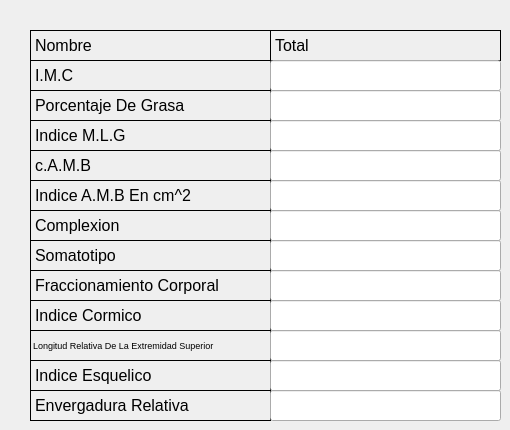
    <widget class="QWidget" name="tab_5">
     <attribute name="title">
      <string>salida</string>
     </attribute>
     <widget class="QLabel" name="label_92">
      <property name="geometry">
       <rect>
        <x>30</x>
        <y>30</y>
        <width>241</width>
        <height>31</height>
       </rect>
      </property>
      <property name="font">
       <font>
        <pointsize>12</pointsize>
       </font>
      </property>
      <property name="frameShape">
       <enum>QFrame::Box</enum>
      </property>
      <property name="frameShadow">
       <enum>QFrame::Plain</enum>
      </property>
      <property name="text">
       <string>Nombre</string>
      </property>
      <property name="scaledContents">
       <bool>false</bool>
      </property>
     </widget>
     <widget class="QLabel" name="label_93">
      <property name="geometry">
       <rect>
        <x>270</x>
        <y>30</y>
        <width>231</width>
        <height>31</height>
       </rect>
      </property>
      <property name="font">
       <font>
        <pointsize>12</pointsize>
       </font>
      </property>
      <property name="frameShape">
       <enum>QFrame::Box</enum>
      </property>
      <property name="frameShadow">
       <enum>QFrame::Plain</enum>
      </property>
      <property name="text">
       <string>Total</string>
      </property>
      <property name="scaledContents">
       <bool>false</bool>
      </property>
     </widget>
     <widget class="QLabel" name="label_94">
      <property name="geometry">
       <rect>
        <x>30</x>
        <y>60</y>
        <width>241</width>
        <height>31</height>
       </rect>
      </property>
      <property name="font">
       <font>
        <pointsize>12</pointsize>
       </font>
      </property>
      <property name="frameShape">
       <enum>QFrame::Box</enum>
      </property>
      <property name="frameShadow">
       <enum>QFrame::Plain</enum>
      </property>
      <property name="text">
       <string>I.M.C</string>
      </property>
      <property name="scaledContents">
       <bool>false</bool>
      </property>
     </widget>
     <widget class="QLabel" name="label_95">
      <property name="geometry">
       <rect>
        <x>30</x>
        <y>90</y>
        <width>241</width>
        <height>31</height>
       </rect>
      </property>
      <property name="font">
       <font>
        <pointsize>12</pointsize>
       </font>
      </property>
      <property name="frameShape">
       <enum>QFrame::Box</enum>
      </property>
      <property name="frameShadow">
       <enum>QFrame::Plain</enum>
      </property>
      <property name="text">
       <string>Porcentaje De Grasa</string>
      </property>
      <property name="scaledContents">
       <bool>false</bool>
      </property>
     </widget>
     <widget class="QLabel" name="label_96">
      <property name="geometry">
       <rect>
        <x>30</x>
        <y>120</y>
        <width>241</width>
        <height>31</height>
       </rect>
      </property>
      <property name="font">
       <font>
        <pointsize>12</pointsize>
       </font>
      </property>
      <property name="frameShape">
       <enum>QFrame::Box</enum>
      </property>
      <property name="frameShadow">
       <enum>QFrame::Plain</enum>
      </property>
      <property name="text">
       <string>Indice M.L.G</string>
      </property>
      <property name="scaledContents">
       <bool>false</bool>
      </property>
     </widget>
     <widget class="QLabel" name="label_97">
      <property name="geometry">
       <rect>
        <x>30</x>
        <y>150</y>
        <width>241</width>
        <height>31</height>
       </rect>
      </property>
      <property name="font">
       <font>
        <pointsize>12</pointsize>
       </font>
      </property>
      <property name="frameShape">
       <enum>QFrame::Box</enum>
      </property>
      <property name="frameShadow">
       <enum>QFrame::Plain</enum>
      </property>
      <property name="text">
       <string>c.A.M.B</string>
      </property>
      <property name="scaledContents">
       <bool>false</bool>
      </property>
     </widget>
     <widget class="QLabel" name="label_98">
      <property name="geometry">
       <rect>
        <x>30</x>
        <y>180</y>
        <width>241</width>
        <height>31</height>
       </rect>
      </property>
      <property name="font">
       <font>
        <pointsize>12</pointsize>
       </font>
      </property>
      <property name="frameShape">
       <enum>QFrame::Box</enum>
      </property>
      <property name="frameShadow">
       <enum>QFrame::Plain</enum>
      </property>
      <property name="text">
       <string>Indice A.M.B En cm^2</string>
      </property>
      <property name="scaledContents">
       <bool>false</bool>
      </property>
     </widget>
     <widget class="QLabel" name="label_99">
      <property name="geometry">
       <rect>
        <x>30</x>
        <y>210</y>
        <width>241</width>
        <height>31</height>
       </rect>
      </property>
      <property name="font">
       <font>
        <pointsize>12</pointsize>
       </font>
      </property>
      <property name="frameShape">
       <enum>QFrame::Box</enum>
      </property>
      <property name="frameShadow">
       <enum>QFrame::Plain</enum>
      </property>
      <property name="text">
       <string>Complexion</string>
      </property>
      <property name="scaledContents">
       <bool>false</bool>
      </property>
     </widget>
     <widget class="QLabel" name="label_100">
      <property name="geometry">
       <rect>
        <x>30</x>
        <y>240</y>
        <width>241</width>
        <height>31</height>
       </rect>
      </property>
      <property name="font">
       <font>
        <pointsize>12</pointsize>
       </font>
      </property>
      <property name="frameShape">
       <enum>QFrame::Box</enum>
      </property>
      <property name="frameShadow">
       <enum>QFrame::Plain</enum>
      </property>
      <property name="text">
       <string>Somatotipo</string>
      </property>
      <property name="scaledContents">
       <bool>false</bool>
      </property>
     </widget>
     <widget class="QLabel" name="label_101">
      <property name="geometry">
       <rect>
        <x>30</x>
        <y>270</y>
        <width>241</width>
        <height>31</height>
       </rect>
      </property>
      <property name="font">
       <font>
        <pointsize>12</pointsize>
       </font>
      </property>
      <property name="frameShape">
       <enum>QFrame::Box</enum>
      </property>
      <property name="frameShadow">
       <enum>QFrame::Plain</enum>
      </property>
      <property name="text">
       <string>Fraccionamiento Corporal</string>
      </property>
      <property name="scaledContents">
       <bool>false</bool>
      </property>
     </widget>
     <widget class="QLabel" name="label_102">
      <property name="geometry">
       <rect>
        <x>30</x>
        <y>300</y>
        <width>241</width>
        <height>31</height>
       </rect>
      </property>
      <property name="font">
       <font>
        <pointsize>12</pointsize>
       </font>
      </property>
      <property name="frameShape">
       <enum>QFrame::Box</enum>
      </property>
      <property name="frameShadow">
       <enum>QFrame::Plain</enum>
      </property>
      <property name="text">
       <string>Indice Cormico</string>
      </property>
      <property name="scaledContents">
       <bool>false</bool>
      </property>
     </widget>
     <widget class="QLabel" name="label_103">
      <property name="geometry">
       <rect>
        <x>30</x>
        <y>330</y>
        <width>241</width>
        <height>31</height>
       </rect>
      </property>
      <property name="font">
       <font>
        <pointsize>7</pointsize>
       </font>
      </property>
      <property name="frameShape">
       <enum>QFrame::Box</enum>
      </property>
      <property name="frameShadow">
       <enum>QFrame::Plain</enum>
      </property>
      <property name="text">
       <string>Longitud Relativa De La Extremidad Superior</string>
      </property>
      <property name="scaledContents">
       <bool>false</bool>
      </property>
     </widget>
     <widget class="QLabel" name="label_104">
      <property name="geometry">
       <rect>
        <x>30</x>
        <y>360</y>
        <width>241</width>
        <height>31</height>
       </rect>
      </property>
      <property name="font">
       <font>
        <pointsize>12</pointsize>
       </font>
      </property>
      <property name="frameShape">
       <enum>QFrame::Box</enum>
      </property>
      <property name="frameShadow">
       <enum>QFrame::Plain</enum>
      </property>
      <property name="text">
       <string>Indice Esquelico</string>
      </property>
      <property name="scaledContents">
       <bool>false</bool>
      </property>
     </widget>
     <widget class="QLineEdit" name="lineEdit_236">
      <property name="geometry">
       <rect>
        <x>270</x>
        <y>60</y>
        <width>231</width>
        <height>31</height>
       </rect>
      </property>
      <property name="font">
       <font>
        <pointsize>12</pointsize>
       </font>
      </property>
      <property name="text">
       <string/>
      </property>
     </widget>
     <widget class="QLineEdit" name="lineEdit_237">
      <property name="geometry">
       <rect>
        <x>270</x>
        <y>90</y>
        <width>231</width>
        <height>31</height>
       </rect>
      </property>
      <property name="font">
       <font>
        <pointsize>12</pointsize>
       </font>
      </property>
      <property name="text">
       <string/>
      </property>
     </widget>
     <widget class="QLineEdit" name="lineEdit_238">
      <property name="geometry">
       <rect>
        <x>270</x>
        <y>120</y>
        <width>231</width>
        <height>31</height>
       </rect>
      </property>
      <property name="font">
       <font>
        <pointsize>12</pointsize>
       </font>
      </property>
      <property name="text">
       <string/>
      </property>
     </widget>
     <widget class="QLineEdit" name="lineEdit_239">
      <property name="geometry">
       <rect>
        <x>270</x>
        <y>150</y>
        <width>231</width>
        <height>31</height>
       </rect>
      </property>
      <property name="font">
       <font>
        <pointsize>12</pointsize>
       </font>
      </property>
      <property name="text">
       <string/>
      </property>
     </widget>
     <widget class="QLineEdit" name="lineEdit_240">
      <property name="geometry">
       <rect>
        <x>270</x>
        <y>180</y>
        <width>231</width>
        <height>31</height>
       </rect>
      </property>
      <property name="font">
       <font>
        <pointsize>12</pointsize>
       </font>
      </property>
      <property name="text">
       <string/>
      </property>
     </widget>
     <widget class="QLineEdit" name="lineEdit_241">
      <property name="geometry">
       <rect>
        <x>270</x>
        <y>210</y>
        <width>231</width>
        <height>31</height>
       </rect>
      </property>
      <property name="font">
       <font>
        <pointsize>12</pointsize>
       </font>
      </property>
      <property name="text">
       <string/>
      </property>
     </widget>
     <widget class="QLineEdit" name="lineEdit_242">
      <property name="geometry">
       <rect>
        <x>270</x>
        <y>240</y>
        <width>231</width>
        <height>31</height>
       </rect>
      </property>
      <property name="font">
       <font>
        <pointsize>12</pointsize>
       </font>
      </property>
      <property name="text">
       <string/>
      </property>
     </widget>
     <widget class="QLineEdit" name="lineEdit_243">
      <property name="geometry">
       <rect>
        <x>270</x>
        <y>270</y>
        <width>231</width>
        <height>31</height>
       </rect>
      </property>
      <property name="font">
       <font>
        <pointsize>12</pointsize>
       </font>
      </property>
      <property name="text">
       <string/>
      </property>
     </widget>
     <widget class="QLineEdit" name="lineEdit_244">
      <property name="geometry">
       <rect>
        <x>270</x>
        <y>300</y>
        <width>231</width>
        <height>31</height>
       </rect>
      </property>
      <property name="font">
       <font>
        <pointsize>12</pointsize>
       </font>
      </property>
      <property name="text">
       <string/>
      </property>
     </widget>
     <widget class="QLineEdit" name="lineEdit_245">
      <property name="geometry">
       <rect>
        <x>270</x>
        <y>330</y>
        <width>231</width>
        <height>31</height>
       </rect>
      </property>
      <property name="font">
       <font>
        <pointsize>12</pointsize>
       </font>
      </property>
      <property name="text">
       <string/>
      </property>
     </widget>
     <widget class="QLineEdit" name="lineEdit_246">
      <property name="geometry">
       <rect>
        <x>270</x>
        <y>360</y>
        <width>231</width>
        <height>31</height>
       </rect>
      </property>
      <property name="font">
       <font>
        <pointsize>12</pointsize>
       </font>
      </property>
      <property name="text">
       <string/>
      </property>
     </widget>
     <widget class="QLabel" name="label_105">
      <property name="geometry">
       <rect>
        <x>30</x>
        <y>390</y>
        <width>241</width>
        <height>31</height>
       </rect>
      </property>
      <property name="font">
       <font>
        <pointsize>12</pointsize>
       </font>
      </property>
      <property name="frameShape">
       <enum>QFrame::Box</enum>
      </property>
      <property name="frameShadow">
       <enum>QFrame::Plain</enum>
      </property>
      <property name="text">
       <string>Envergadura Relativa</string>
      </property>
      <property name="scaledContents">
       <bool>false</bool>
      </property>
     </widget>
     <widget class="QLineEdit" name="lineEdit_247">
      <property name="geometry">
       <rect>
        <x>270</x>
        <y>390</y>
        <width>231</width>
        <height>31</height>
       </rect>
      </property>
      <property name="font">
       <font>
        <pointsize>12</pointsize>
       </font>
      </property>
      <property name="text">
       <string/>
      </property>
     </widget>
    </widget>
